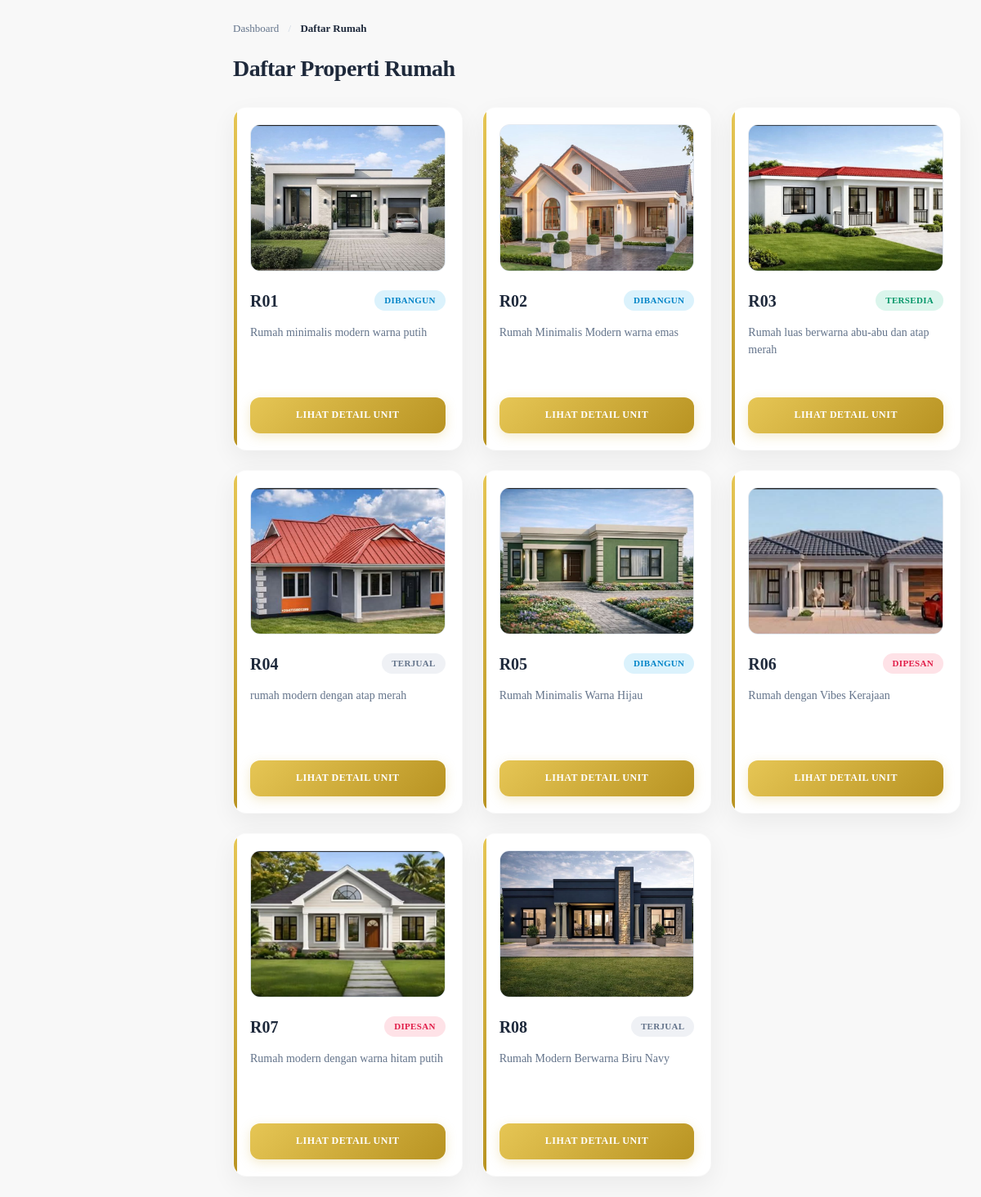
Page /user/rumah_user.php on the committed database.
### tables this page shows
CREATE TABLE `rumah` (
  `id_rumah` int(11) NOT NULL,
  `kode_rumah` varchar(10) NOT NULL,
  `alamat` text NOT NULL,
  `luas_tanah` int(11) NOT NULL,
  `luas_bangunan` int(11) NOT NULL,
  `jumlah_kamar` int(11) NOT NULL,
  `jumlah_kamar_mandi` int(11) NOT NULL,
  `harga` bigint(20) NOT NULL,
  `status` enum('tersedia','dipesan','dibangun','terjual') DEFAULT 'tersedia',
  `foto_rumah` varchar(255) DEFAULT NULL,
  `denah_rumah` varchar(255) DEFAULT NULL,
  `deskripsi` text DEFAULT NULL,
  `posisi_x` int(11) DEFAULT 0,
  `posisi_y` int(11) DEFAULT 0
);

### user/rumah_user.php (the view, shortened to what this page needs)
<?php
include '../config/koneksi.php';
$data = mysqli_query($conn, "SELECT * FROM rumah");
?>
<!DOCTYPE html>
<html lang="id">
<head>
    <link rel="stylesheet" href="../css/style.css">
</head>
<body>
<div class="content">
    <div class="breadcrumb">
        <a href="dashboard.php" style="text-decoration: none; color: #64748b;">Dashboard</a>
        <span style="margin: 0 8px; color: #cbd5e1;">/</span>
        <span style="color: #1e293b; font-weight: 600;">Daftar Rumah</span>
    </div>
    <h2 style="font-size: 28px; font-weight: 700; color: #1e293b; margin-bottom: 24px; letter-spacing: -0.5px;">
        Daftar Properti Rumah
    </h2>
    <div class="katalog-grid">
    <?php while($r = mysqli_fetch_assoc($data)) {
        $status = strtolower($r['status']);
        $badgeBg = "rgba(148, 163, 184, 0.15)"; $badgeColor = "#64748b";
        if($status == 'tersedia') { $badgeBg = "rgba(16, 185, 129, 0.15)"; $badgeColor = "#059669"; }
        elseif($status == 'dipesan') { $badgeBg = "rgba(244, 63, 94, 0.15)"; $badgeColor = "#e11d48"; }
        elseif($status == 'dibangun') { $badgeBg = "rgba(14, 165, 233, 0.15)"; $badgeColor = "#0284c7"; }
    ?>
        <div class="card" style="display: flex; flex-direction: column; justify-content: space-between; min-height: 420px; background: white; margin: 0; box-sizing: border-box; padding: 20px;">
            <div>
                <div class="img-box" style="margin-bottom: 20px; background: #f1f5f9; display: flex; align-items: center; justify-content: center; height: 180px; border-radius: var(--radius-md); overflow: hidden; border: 1px solid var(--border-color);">
                    <?php
                    $target_foto = "../uploads/rumah/" . $r['foto_rumah'];
                    if(!empty($r['foto_rumah']) && file_exists($target_foto)):
                    ?>
                        <img src="<?= $target_foto; ?>" alt="Foto Rumah">
                    <?php else: ?>
                        <img src="https://images.unsplash.com/photo-1600585154340-be6161a56a0c?auto=format&fit=crop&w=600&q=80" alt="Default House Image">
                    <?php endif; ?>
                </div>
                <div style="display: flex; justify-content: space-between; align-items: center; margin-bottom: 12px; gap: 12px;">
                    <h3 style="font-size: 20px; font-weight: 700; color: #1e293b; margin: 0;">
                        <?= $r['kode_rumah']; ?>
                    </h3>
                    <span class="badge" style="background: <?= $badgeBg; ?>; color: <?= $badgeColor; ?>; padding: 4px 12px; border-radius: 100px; font-size: 11px; font-weight: 600; text-transform: uppercase; display: inline-block; letter-spacing: 0.3px;">
                        <?= $r['status']; ?>
                    </span>
                </div>
                <p style="font-size: 14px; color: #64748b; margin-bottom: 24px; line-height: 1.5; display: -webkit-box; -webkit-line-clamp: 3; -webkit-box-orient: vertical; overflow: hidden; height: 63px;">
                    <?php
                    echo !empty($r['deskripsi']) ? $r['deskripsi'] : "Unit properti eksklusif SIMPERUM dengan desain arsitektur modern and material premium.";
                    ?>
                </p>
            </div>
            <a href="detail_rumah.php?id=<?= $r['id_rumah']; ?>" class="btn" style="text-align: center; justify-content: center; text-transform: uppercase; font-size: 12px; letter-spacing: 0.5px; display: flex; width: 100%; box-sizing: border-box; text-decoration: none;">
                Lihat Detail Unit
            </a>
        </div>
    <?php } ?>
    </div>
</div>
</body>
</html>

### css/style.css (style rules this page uses)
:root { --primary-gold: #d4af37; --gold-gradient: linear-gradient(135deg, #e6c655, #b89322); --gold-light: rgba(212, 175, 55, 0.1); --text-main: #1e293b; --text-muted: #64748b; --bg-main: #f8fafc; --bg-card: #ffffff; --border-color: #e2e8f0; --radius-sm: 8px; --radius-md: 12px; --radius-lg: 16px; --shadow-sm: 0 2px 8px rgba(0, 0, 0, 0.04); --shadow-md: 0 10px 30px rgba(0, 0, 0, 0.06); --shadow-lg: 0 20px 40px rgba(212, 175, 55, 0.12); }
* { box-sizing: border-box; margin: 0; padding: 0; }
body { font-family: 'Plus Jakarta Sans', 'Segoe UI', sans-serif; background-color: var(--bg-main); color: var(--text-main); line-height: 1.6; -webkit-font-smoothing: antialiased; }
.content { margin-left: 260px; padding: 40px; }
.card { background: var(--bg-card); border-radius: var(--radius-lg); padding: 24px; box-shadow: var(--shadow-md); border: 1px solid rgba(0, 0, 0, 0.02); position: relative; overflow: hidden; margin-bottom: 24px; transition: all 0.3s cubic-bezier(0.4, 0, 0.2, 1); }
.card::before { content: ''; position: absolute; top: 0; left: 0; width: 4px; height: 100%; background: var(--gold-gradient); }
.btn { display: inline-flex; align-items: center; justify-content: center; padding: 12px 24px; border-radius: var(--radius-md); background: var(--gold-gradient); color: #ffffff; text-decoration: none; font-weight: 600; font-size: 14px; border: none; cursor: pointer; box-shadow: 0 4px 14px rgba(212, 175, 55, 0.25); transition: all 0.3s cubic-bezier(0.4, 0, 0.2, 1); }
.img-box { width: 100%; height: 180px; overflow: hidden; border-radius: var(--radius-md); background: #f1f5f9; }
.img-box img { width: 100%; height: 100%; object-fit: cover; display: block; transition: transform 0.5s ease; }
.breadcrumb { font-size: 13px; font-weight: 500; color: var(--text-muted); margin-bottom: 16px; }
.badge { display: inline-block; padding: 4px 12px; background: var(--gold-light); color: var(--primary-gold); border-radius: 100px; font-size: 12px; font-weight: 600; }

### user/rumah_user.php (style rules this page uses)
body { margin: 0; background: #f8f8f8; font-family: inherit; }
.content { padding: 25px; box-sizing: border-box; }
.katalog-grid { display: grid; grid-template-columns: repeat(auto-fit, minmax(280px, 1fr)); gap: 24px; margin-top: 20px; }
.img-box img { width: 100%; height: 100%; object-fit: cover; display: block; }

### rows in the picture
rumah: foto_rumah (picture), kode_rumah "R01", status "DIBANGUN", deskripsi "Rumah minimalis modern warna putih", $r['id_rumah'] 1 (drawn)
rumah: foto_rumah (picture), kode_rumah "R02", status "DIBANGUN", deskripsi "Rumah Minimalis Modern warna emas"
rumah: foto_rumah (picture), kode_rumah "R03", status "TERSEDIA", deskripsi "Rumah luas berwarna abu-abu dan atap merah"
rumah: foto_rumah (picture), kode_rumah "R04", status "TERJUAL", deskripsi "rumah modern dengan atap merah"
rumah: foto_rumah (picture), kode_rumah "R05", status "DIBANGUN", deskripsi "Rumah Minimalis Warna Hijau"
rumah: foto_rumah (picture), kode_rumah "R06", status "DIPESAN", deskripsi "Rumah dengan Vibes Kerajaan"
rumah: foto_rumah (picture), kode_rumah "R07", status "DIPESAN", deskripsi "Rumah modern dengan warna hitam putih"
rumah: foto_rumah (picture), kode_rumah "R08", status "TERJUAL", deskripsi "Rumah Modern Berwarna Biru Navy", $r['id_rumah'] 10 (drawn)
